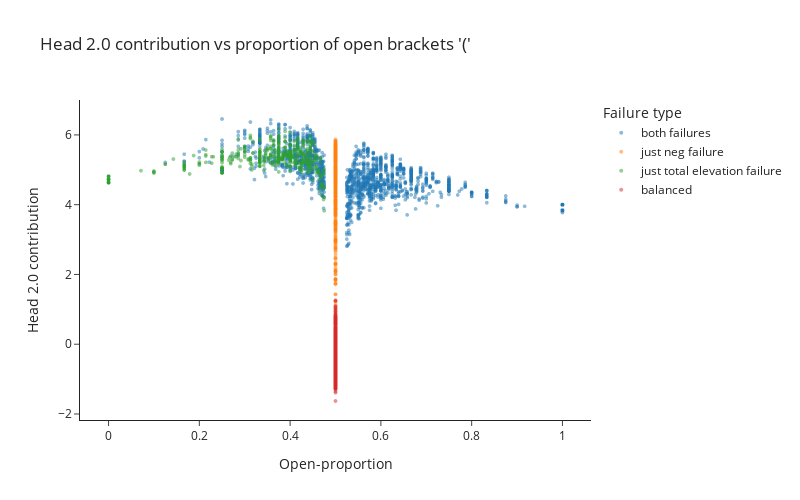

Source (notebook cell):
### Code cell
if MAIN:
    fig = px.scatter(
        x=data.open_proportion, y=h20_in_d, color=failure_types, 
        title="Head 2.0 contribution vs proportion of open brackets '('", template="simple_white", height=500, width=800,
        labels={"x": "Open-proportion", "y": "Head 2.0 contribution"}, category_orders={"color": failure_types_dict.keys()}
    ).update_traces(marker_size=4, opacity=0.5).update_layout(legend_title_text='Failure type')
    fig.show()

### Figure 1 — Plotly figure (JSON) as saved in the notebook; plotly's stock layout.template omitted (floating-point values rounded to 4 significant figures; data arrays with more than 128 entries replaced by an {"elided": "..."} marker saying what was removed)
{"data": [{"hovertemplate": "color=both failures<br>Open-proportion=%{x}<br>Head 2.0 contribution=%{y}<extra></extra>", "legendgroup": "both failures", "marker": {"color": "#1F77B4", "size": 4, "symbol": "circle"}, "mode": "markers", "name": "both failures", "opacity": 0.5, "showlegend": true, "type": "scattergl", "x": {"elided": "1723 float values"}, "xaxis": "x", "y": {"elided": "1723 float values"}, "yaxis": "y"}, {"hovertemplate": "color=just neg failure<br>Open-proportion=%{x}<br>Head 2.0 contribution=%{y}<extra></extra>", "legendgroup": "just neg failure", "marker": {"color": "#FF7F0E", "size": 4, "symbol": "circle"}, "mode": "markers", "name": "just neg failure", "opacity": 0.5, "showlegend": true, "type": "scattergl", "x": {"elided": "512 float values"}, "xaxis": "x", "y": {"elided": "512 float values"}, "yaxis": "y"}, {"hovertemplate": "color=just total elevation failure<br>Open-proportion=%{x}<br>Head 2.0 contribution=%{y}<extra></extra>", "legendgroup": "just total elevation failure", "marker": {"color": "#2CA02C", "size": 4, "symbol": "circle"}, "mode": "markers", "name": "just total elevation failure", "opacity": 0.5, "showlegend": true, "type": "scattergl", "x": {"elided": "481 float values"}, "xaxis": "x", "y": {"elided": "481 float values"}, "yaxis": "y"}, {"hovertemplate": "color=balanced<br>Open-proportion=%{x}<br>Head 2.0 contribution=%{y}<extra></extra>", "legendgroup": "balanced", "marker": {"color": "#D62728", "size": 4, "symbol": "circle"}, "mode": "markers", "name": "balanced", "opacity": 0.5, "showlegend": true, "type": "scattergl", "x": {"elided": "2284 float values"}, "xaxis": "x", "y": {"elided": "2284 float values"}, "yaxis": "y"}], "layout": {"height": 500, "legend": {"title": {"text": "Failure type"}, "tracegroupgap": 0}, "title": {"text": "Head 2.0 contribution vs proportion of open brackets '('"}, "width": 800, "xaxis": {"anchor": "y", "domain": [0, 1], "title": {"text": "Open-proportion"}}, "yaxis": {"anchor": "x", "domain": [0, 1], "title": {"text": "Head 2.0 contribution"}}}}
